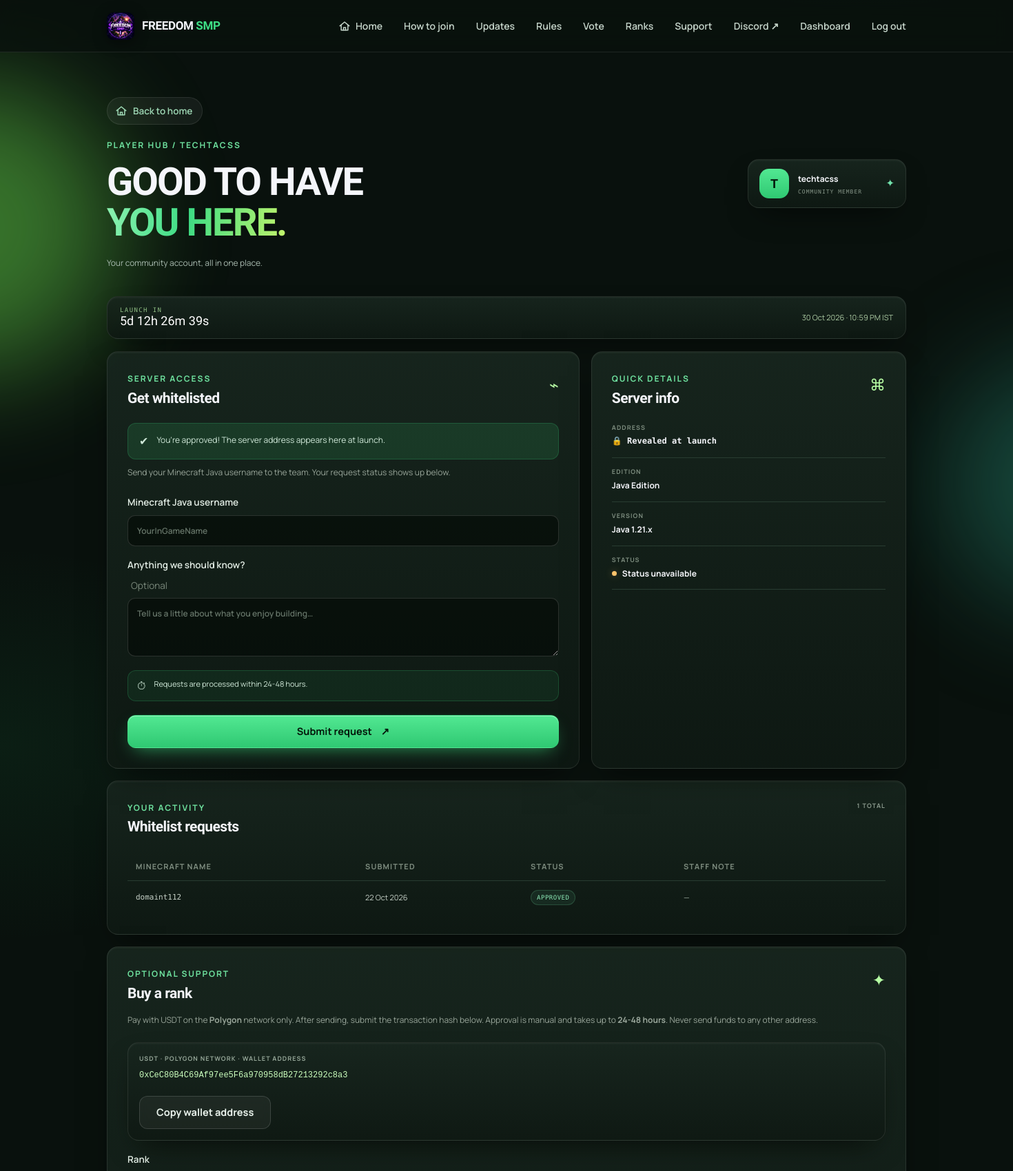
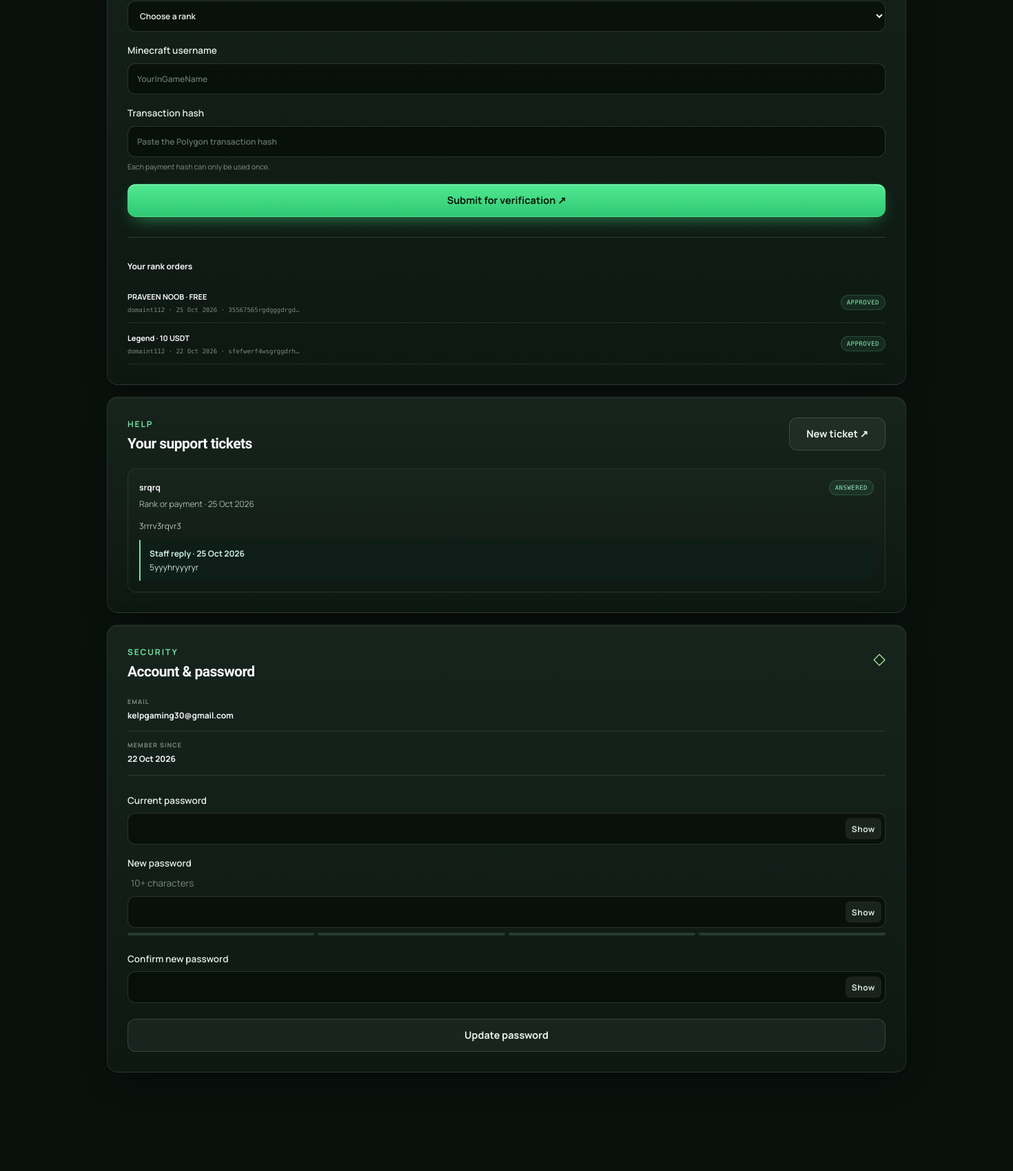
/dashboard (signed in, upper part), run on the app's committed database (2 pictures, top to bottom).
### tables this page shows
CREATE TABLE users (
      id INTEGER PRIMARY KEY AUTOINCREMENT,
      username TEXT NOT NULL COLLATE NOCASE UNIQUE,
      email TEXT NOT NULL COLLATE NOCASE UNIQUE,
      password_hash TEXT NOT NULL,
      role TEXT NOT NULL DEFAULT 'player' CHECK(role IN ('player','admin')),
      created_at TEXT NOT NULL
    , is_banned INTEGER NOT NULL DEFAULT 0, last_login TEXT);

CREATE TABLE settings (
      key TEXT PRIMARY KEY,
      value TEXT NOT NULL
    );

CREATE TABLE whitelist_requests (
      id INTEGER PRIMARY KEY AUTOINCREMENT,
      user_id INTEGER NOT NULL,
      minecraft_name TEXT NOT NULL,
      note TEXT NOT NULL DEFAULT '',
      status TEXT NOT NULL DEFAULT 'pending' CHECK(status IN ('pending','approved','declined')),
      created_at TEXT NOT NULL, admin_note TEXT NOT NULL DEFAULT '', reviewed_at TEXT, reviewed_by INTEGER,
      FOREIGN KEY(user_id) REFERENCES users(id) ON DELETE CASCADE
    );

CREATE TABLE rank_orders (
      id INTEGER PRIMARY KEY AUTOINCREMENT, user_id INTEGER NOT NULL,
      rank_id INTEGER NOT NULL, minecraft_name TEXT NOT NULL, tx_hash TEXT NOT NULL,
      status TEXT NOT NULL DEFAULT 'pending' CHECK(status IN ('pending','approved','declined')),
      created_at TEXT NOT NULL, admin_note TEXT NOT NULL DEFAULT '', reviewed_at TEXT, reviewed_by INTEGER, FOREIGN KEY(user_id) REFERENCES users(id) ON DELETE CASCADE,
      FOREIGN KEY(rank_id) REFERENCES ranks(id)
    );

CREATE TABLE ranks (
      id INTEGER PRIMARY KEY AUTOINCREMENT, name TEXT NOT NULL UNIQUE,
      price TEXT NOT NULL, description TEXT NOT NULL DEFAULT '', active INTEGER NOT NULL DEFAULT 1
    );

CREATE TABLE tickets (
      id INTEGER PRIMARY KEY AUTOINCREMENT,
      user_id INTEGER, contact_name TEXT NOT NULL DEFAULT '', contact_email TEXT NOT NULL DEFAULT '',
      category TEXT NOT NULL DEFAULT 'general', subject TEXT NOT NULL, message TEXT NOT NULL,
      status TEXT NOT NULL DEFAULT 'open' CHECK(status IN ('open','answered','closed')),
      reply TEXT NOT NULL DEFAULT '', created_at TEXT NOT NULL, replied_at TEXT, replied_by INTEGER,
      FOREIGN KEY(user_id) REFERENCES users(id) ON DELETE SET NULL
    );

### app.py (the view)
@app.route("/dashboard")
@login_required
def dashboard():
    user = current_user()
    requests_list = db().execute("SELECT * FROM whitelist_requests WHERE user_id = ? ORDER BY id DESC", (user["id"],)).fetchall()
    orders = db().execute("SELECT o.*, r.name AS rank_name, r.price FROM rank_orders o JOIN ranks r ON r.id=o.rank_id "
                          "WHERE o.user_id=? ORDER BY o.id DESC", (user["id"],)).fetchall()
    rank_options = db().execute("SELECT id,name,price FROM ranks WHERE active=1 ORDER BY id").fetchall()
    tickets = db().execute("SELECT * FROM tickets WHERE user_id=? ORDER BY id DESC LIMIT 20", (user["id"],)).fetchall()
    has_pending = any(r["status"] == "pending" for r in requests_list)
    is_approved = any(r["status"] == "approved" for r in requests_list)
    return render_template("dashboard.html", requests_list=requests_list, orders=orders, rank_options=rank_options,
                           tickets=tickets, has_pending=has_pending, is_approved=is_approved)

### templates/dashboard.html (shortened to what this page needs)
{% extends "base.html" %}
{% block content %}
<section class="dashboard-section section-wrap">
  <div class="dashboard-welcome"><div><a class="back-home" href="{{ url_for('index') }}"><svg class="ico-home" viewBox="0 0 24 24" width="18" height="18" fill="none" stroke="currentColor" stroke-width="2" stroke-linecap="round" stroke-linejoin="round" aria-hidden="true"><path d="M3 11.5 12 4l9 7.5"/><path d="M5.5 10v9.5h13V10"/><path d="M10 19.5v-5h4v5"/></svg>Back to home</a><div class="eyebrow">PLAYER HUB / {{ current_user.username|upper }}</div><h1>GOOD TO HAVE<br><span class="gradient-text">YOU HERE.</span></h1><p class="muted">Your community account, all in one place.</p></div><div class="profile-tile"><span class="profile-avatar">{{ current_user.username[0]|upper }}</span><div><strong>{{ current_user.username }}</strong><small>{{ 'STAFF' if current_user.role == 'admin' else 'COMMUNITY MEMBER' }}</small></div><span class="profile-spark">✦</span></div></div>
  {% if launch.set and launch.prelaunch %}
  <div class="launch-mini" data-launch-ts="{{ launch.ts }}"><div><small>LAUNCH IN</small><strong data-countdown-inline>—</strong></div><span>{{ launch.date_label }} · {{ launch.time_label }}</span></div>
  {% endif %}
  <div class="dashboard-grid">
    <div class="panel panel-main" id="whitelist"><div class="panel-heading"><div><div class="eyebrow">SERVER ACCESS</div><h2>Get whitelisted</h2></div><span class="panel-symbol">⌁</span></div>
      {% if is_approved %}<div class="notice notice-ok"><span>✔</span><p>You're approved! {% if ip_visible %}Join with the server address shown on the right.{% else %}The server address appears here at launch.{% endif %}</p></div>{% endif %}
      <p>Send your Minecraft Java username to the team. Your request status shows up below.</p>
      {% if site_settings.whitelist_open != '1' %}
        <div class="notice"><span>⏸</span><p>Whitelist requests are temporarily closed. Check Discord for news.</p></div>
      {% elif has_pending %}
        <div class="notice"><span>⏱</span><p>Your request is pending. Staff review it within <strong>{{ response_time }}</strong>. You can cancel it below if you used the wrong name.</p></div>
      {% else %}
      <form method="post" action="{{ url_for('whitelist') }}" class="form-stack" data-auth-form>
        <label>Minecraft Java username<input name="minecraft_name" minlength="3" maxlength="16" pattern="[A-Za-z0-9_]{3,16}" placeholder="YourInGameName" required></label>
        <label>Anything we should know? <span class="label-note">Optional</span><textarea name="note" maxlength="300" rows="3" placeholder="Tell us a little about what you enjoy building…"></textarea></label>
        <div class="notice notice-small"><span>⏱</span><p>Requests are processed within {{ response_time }}.</p></div>
        <button class="button button-primary" type="submit">Submit request <span>↗</span></button>
      </form>
      {% endif %}
    </div>
    <div class="panel"><div class="panel-heading"><div><div class="eyebrow">QUICK DETAILS</div><h2>Server info</h2></div><span class="panel-symbol">⌘</span></div><div class="info-list">
      <div><small>ADDRESS</small>{% if ip_visible %}<strong class="mono">{{ site_settings.server_ip }}</strong>{% else %}<strong class="mono">🔒 Revealed at launch</strong>{% endif %}</div>
      <div><small>EDITION</small><strong>Java Edition</strong></div><div><small>VERSION</small><strong>{{ site_settings.server_version }}</strong></div>
      <div><small>STATUS</small><strong><span data-status-dot class="status-dot status-checking"></span> <span data-status-text>Checking…</span></strong></div></div>
    </div>
  </div>
  <div class="panel request-panel"><div class="panel-heading"><div><div class="eyebrow">YOUR ACTIVITY</div><h2>Whitelist requests</h2></div><span class="section-count">{{ requests_list|length }} TOTAL</span></div>
    {% if requests_list %}<div class="table-wrap"><table><thead><tr><th>MINECRAFT NAME</th><th>SUBMITTED</th><th>STATUS</th><th>STAFF NOTE</th><th></th></tr></thead><tbody>{% for item in requests_list %}<tr><td class="mono">{{ item.minecraft_name }}</td><td>{{ item.created_at|d }}</td><td><span class="request-status status-{{ item.status }}">{{ item.status }}</span></td><td class="note-cell">{{ item.admin_note or ('Waiting for review (' ~ response_time ~ ')' if item.status == 'pending' else '—') }}</td><td></td></tr>{% endfor %}</tbody></table></div>
    {% else %}<div class="empty-state"><span class="empty-icon">⌁</span><strong>No requests yet</strong><p>Your whitelist requests will appear here after you submit one.</p></div>{% endif %}
  </div>
  <div class="panel request-panel" id="rank-orders"><div class="panel-heading"><div><div class="eyebrow">OPTIONAL SUPPORT</div><h2>Buy a rank</h2></div><span class="panel-symbol">✦</span></div>
    <p>Pay with USDT on the <strong>Polygon</strong> network only. After sending, submit the transaction hash below. Approval is manual and takes up to <strong>{{ response_time }}</strong>. Never send funds to any other address.</p>
    {% if site_settings.wallet_address %}
    <div class="wallet-box"><small>USDT · POLYGON NETWORK · WALLET ADDRESS</small><code id="crypto-wallet">{{ site_settings.wallet_address }}</code><button type="button" class="button button-ghost copy-wallet" data-copy-text="{{ site_settings.wallet_address }}">Copy wallet address</button></div>
    <form method="post" action="{{ url_for('buy_rank') }}" class="form-stack rank-order-form" data-auth-form><input type="hidden" name="csrf_token" value="{{ csrf_token }}">
      <label>Rank<select name="rank_id" required><option value="" disabled selected>Choose a rank</option>{% for rank in rank_options %}<option value="{{ rank.id }}">{{ rank.name }} — {{ rank.price }}</option>{% endfor %}</select></label>
      <label>Minecraft username<input name="minecraft_name" minlength="3" maxlength="16" pattern="[A-Za-z0-9_]{3,16}" required placeholder="YourInGameName"></label>
      <label>Transaction hash<input name="tx_hash" minlength="20" maxlength="180" required placeholder="Paste the Polygon transaction hash" autocomplete="off"><span class="field-hint">Each payment hash can only be used once.</span></label>
      <button class="button button-primary" type="submit">Submit for verification ↗</button></form>
    {% else %}<div class="notice"><span>⏸</span><p>Rank orders are not open right now.</p></div>{% endif %}
    {% if orders %}<div class="admin-existing"><h3>Your rank orders</h3>{% for order in orders %}<div class="admin-item"><div><strong>{{ order.rank_name }} · {{ order.price }}</strong><small>{{ order.minecraft_name }} · {{ order.created_at|d }} · {{ order.tx_hash[:18] }}…</small></div><span class="request-status status-{{ order.status }}">{{ order.status }}</span></div>{% endfor %}</div>{% endif %}
  </div>
  <div class="panel request-panel" id="tickets"><div class="panel-heading"><div><div class="eyebrow">HELP</div><h2>Your support tickets</h2></div><a class="button button-ghost" href="{{ url_for('support') }}">New ticket ↗</a></div>
    {% if tickets %}{% for t in tickets %}<article class="ticket-card"><div class="queue-head"><strong>{{ t.subject }}</strong><span class="request-status status-{{ t.status }}">{{ t.status }}</span></div><small class="muted">{{ t.category|category_label }} · {{ t.created_at|d }}</small><p class="ticket-msg">{{ t.message }}</p>{% if t.reply %}<blockquote class="staff-reply"><strong>Staff reply · {{ t.replied_at|d }}</strong><br>{{ t.reply }}</blockquote>{% else %}<p class="muted">⏱ Staff will reply within {{ response_time }}.</p>{% endif %}</article>{% endfor %}
    {% else %}<div class="empty-state"><span class="empty-icon">✉</span><strong>No tickets</strong><p>Need help? Open a ticket and staff reply within {{ response_time }}.</p></div>{% endif %}
  </div>
  <div class="panel request-panel" id="account"><div class="panel-heading"><div><div class="eyebrow">SECURITY</div><h2>Account &amp; password</h2></div><span class="panel-symbol">◇</span></div>
    <div class="info-list"><div><small>EMAIL</small><strong>{{ current_user.email }}</strong></div><div><small>MEMBER SINCE</small><strong>{{ current_user.created_at|d }}</strong></div></div>
    <form method="post" action="{{ url_for('change_password') }}" class="form-stack account-form" data-auth-form><input type="hidden" name="csrf_token" value="{{ csrf_token }}">
      <label>Current password<span class="pw-wrap"><input name="current_password" type="password" autocomplete="current-password" required><button type="button" class="pw-toggle" data-pw-toggle aria-label="Show password">Show</button></span></label>
      <label>New password <span class="label-note">10+ characters</span><span class="pw-wrap"><input name="new_password" type="password" autocomplete="new-password" minlength="10" maxlength="128" required data-pw-strength><button type="button" class="pw-toggle" data-pw-toggle aria-label="Show password">Show</button></span><span class="pw-meter" data-pw-meter aria-hidden="true"><i></i><i></i><i></i><i></i></span></label>
      <label>Confirm new password<span class="pw-wrap"><input name="confirm_password" type="password" autocomplete="new-password" minlength="10" maxlength="128" required data-pw-confirm><button type="button" class="pw-toggle" data-pw-toggle aria-label="Show password">Show</button></span></label>
      <button class="button button-ghost" type="submit">Update password</button></form>
  </div>
</section>
{% endblock %}

### templates/base.html (shortened to what this page needs)
<!doctype html>
<html lang="en">
<head>
  <link rel="stylesheet" href="{{ url_for('static', filename='style.css') }}?v={{ asset_v }}">
  <link rel="stylesheet" href="{{ url_for('static', filename='extra.css') }}?v={{ asset_v }}">
  <link rel="stylesheet" href="{{ url_for('static', filename='mc.css') }}?v={{ asset_v }}">
</head>
<body>
  <div class="ambient ambient-a"></div><div class="ambient ambient-b"></div>
  <header class="site-header">
    <a class="brand" href="{{ url_for('index') }}" aria-label="FREEDOM SMP home">
      <img class="brand-logo" src="{{ url_for('static', filename='freedom-logo.png') }}" alt="" width="40" height="40">
      <span class="brand-text">FREEDOM<span>SMP</span></span>
    </a>
    <nav class="nav-links" id="main-nav" aria-label="Main">
      <a class="nav-home" href="{{ url_for('index') }}"><svg class="ico-home" viewBox="0 0 24 24" width="18" height="18" fill="none" stroke="currentColor" stroke-width="2" stroke-linecap="round" stroke-linejoin="round" aria-hidden="true"><path d="M3 11.5 12 4l9 7.5"/><path d="M5.5 10v9.5h13V10"/><path d="M10 19.5v-5h4v5"/></svg>Home</a>
      <a href="{{ url_for('join') }}">How to join</a>
      <a href="{{ url_for('index') }}#updates">Updates</a>
      <a href="{{ url_for('rules') }}">Rules</a>
      <a href="{{ url_for('index') }}#vote">Vote</a>
      <a href="{{ url_for('index') }}#ranks">Ranks</a>
      <a href="{{ url_for('support') }}">Support</a>
      {% if discord_url %}<a href="{{ discord_url }}" target="_blank" rel="noopener noreferrer">Discord ↗</a>{% endif %}
      {% if current_user %}
        <a href="{{ url_for('dashboard') }}">Dashboard</a>
        <form method="post" action="{{ url_for('logout') }}" class="nav-logout"><input type="hidden" name="csrf_token" value="{{ csrf_token }}"><button class="nav-button" type="submit">Log out</button></form>
      {% else %}
        <a href="{{ url_for('login') }}">Log in</a>
        <a class="nav-cta" href="{{ url_for('register') }}">Join the SMP <span>↗</span></a>
      {% endif %}
    </nav>
  </header>
  <main id="main">
    {% block content %}{% endblock %}
  </main>
</body>
</html>

### data on the page
users: username "TECHTACSS", username "T", username "techtacss", role "COMMUNITY MEMBER", email "kelpgaming30@gmail.com", created_at|d "22 Oct 2026"
settings: date_label "30 Oct 2026"
settings: value "24-48 hours"
settings: server_version "Java 1.21.x"
whitelist_requests: minecraft_name "domaint112", created_at|d "22 Oct 2026", status "APPROVED", admin_note+status "—"
settings: wallet_address "0xCeC80B4C69Af97ee5F6a970958dB27213292c8a3"
rank_orders: rank_name "PRAVEEN NOOB", price "FREE", minecraft_name "domaint112", created_at|d "25 Oct 2026", tx_hash "35567565rgdgggdrgd", status "APPROVED"
rank_orders: rank_name "Legend", price "10 USDT", minecraft_name "domaint112", created_at|d "22 Oct 2026", tx_hash "sfefwerf4wsgrggdrh", status "APPROVED"
tickets: subject "srqrq", status "ANSWERED", category|category_label "Rank or payment", created_at|d "25 Oct 2026", message "3rrrv3rqvr3", replied_at|d "25 Oct 2026", reply "5yyyhryyyryr"

### other printed values
{{ launch.time_label }} "10:59 PM IST"
{{ requests_list|length }} "1"
